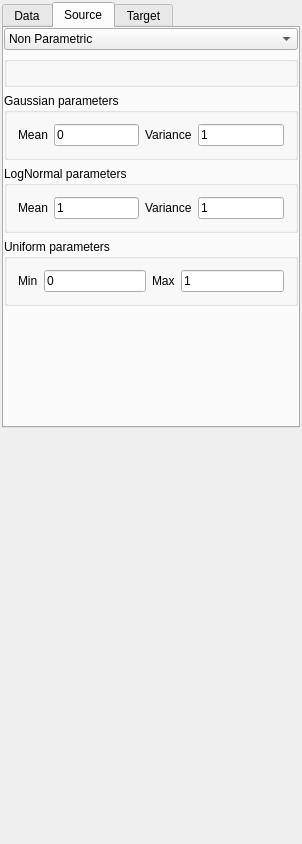
<?xml version="1.0" encoding="UTF-8"?>
<ui version="4.0">
 <class>Trans</class>
 <widget class="QWidget" name="Trans">
  <property name="enabled">
   <bool>true</bool>
  </property>
  <property name="geometry">
   <rect>
    <x>0</x>
    <y>0</y>
    <width>302</width>
    <height>844</height>
   </rect>
  </property>
  <property name="windowTitle">
   <string>Histogram transform</string>
  </property>
  <property name="AlgorithmCategory" stdset="0">
   <string>Utilities</string>
  </property>
  <property name="AlgorithmDescription" stdset="0">
   <string>Histogram transformation</string>
  </property>
  <layout class="QGridLayout">
   <property name="margin">
    <number>2</number>
   </property>
   <item row="1" column="0">
    <spacer>
     <property name="orientation">
      <enum>Qt::Vertical</enum>
     </property>
     <property name="sizeType">
      <enum>QSizePolicy::Expanding</enum>
     </property>
     <property name="sizeHint" stdset="0">
      <size>
       <width>20</width>
       <height>30</height>
      </size>
     </property>
    </spacer>
   </item>
   <item row="0" column="0">
    <widget class="QTabWidget" name="tabWidget5">
     <property name="currentIndex">
      <number>1</number>
     </property>
     <widget class="QWidget" name="tab">
      <attribute name="title">
       <string>Data</string>
      </attribute>
      <layout class="QGridLayout">
       <property name="margin">
        <number>0</number>
       </property>
       <item row="0" column="0">
        <widget class="QGroupBox" name="GroupBox3">
         <property name="title">
          <string>Object Name</string>
         </property>
         <layout class="QGridLayout">
          <property name="margin">
           <number>0</number>
          </property>
          <item row="0" column="0">
           <widget class="GridSelector" name="grid"/>
          </item>
         </layout>
        </widget>
       </item>
       <item row="1" column="0">
        <widget class="GsTLGroupBox" name="gsTLGroupBox5">
         <property name="title">
          <string>Properties</string>
         </property>
         <layout class="QGridLayout">
          <item row="0" column="0">
           <widget class="OrderedPropertySelector" name="props">
            <property name="title">
             <string/>
            </property>
           </widget>
          </item>
          <item row="1" column="0">
           <layout class="QHBoxLayout">
            <property name="margin">
             <number>0</number>
            </property>
            <item>
             <widget class="QLabel" name="textLabel1_3">
              <property name="text">
               <string>Suffix for output</string>
              </property>
              <property name="wordWrap">
               <bool>false</bool>
              </property>
             </widget>
            </item>
            <item>
             <widget class="QLineEdit" name="out_suffix"/>
            </item>
           </layout>
          </item>
         </layout>
        </widget>
       </item>
       <item row="2" column="0">
        <widget class="QRadioButton" name="is_cond">
         <property name="text">
          <string>Local conditioning</string>
         </property>
        </widget>
       </item>
       <item row="3" column="0">
        <widget class="QGroupBox" name="controlBox">
         <property name="enabled">
          <bool>false</bool>
         </property>
         <property name="title">
          <string>Tranformation Control</string>
         </property>
         <layout class="QGridLayout">
          <property name="margin">
           <number>0</number>
          </property>
          <item row="1" column="0">
           <widget class="QLabel" name="textLabel5">
            <property name="text">
             <string>Control Parameter</string>
            </property>
            <property name="wordWrap">
             <bool>false</bool>
            </property>
           </widget>
          </item>
          <item row="0" column="0" colspan="2">
           <widget class="SinglePropertySelector" name="cond_prop">
            <property name="enabled">
             <bool>false</bool>
            </property>
           </widget>
          </item>
          <item row="1" column="1">
           <widget class="QLineEdit" name="weight_factor">
            <property name="text">
             <string>1</string>
            </property>
           </widget>
          </item>
         </layout>
        </widget>
       </item>
       <item row="4" column="0">
        <spacer>
         <property name="orientation">
          <enum>Qt::Vertical</enum>
         </property>
         <property name="sizeType">
          <enum>QSizePolicy::Expanding</enum>
         </property>
         <property name="sizeHint" stdset="0">
          <size>
           <width>20</width>
           <height>150</height>
          </size>
         </property>
        </spacer>
       </item>
      </layout>
     </widget>
     <widget class="QWidget" name="tab">
      <attribute name="title">
       <string>Source</string>
      </attribute>
      <layout class="QGridLayout">
       <property name="margin">
        <number>0</number>
       </property>
       <item row="0" column="0">
        <widget class="QComboBox" name="ref_type_source">
         <item>
          <property name="text">
           <string>Non Parametric</string>
          </property>
         </item>
         <item>
          <property name="text">
           <string>Gaussian</string>
          </property>
         </item>
         <item>
          <property name="text">
           <string>Log Normal</string>
          </property>
         </item>
         <item>
          <property name="text">
           <string>Uniform</string>
          </property>
         </item>
        </widget>
       </item>
       <item row="5" column="0">
        <spacer>
         <property name="orientation">
          <enum>Qt::Vertical</enum>
         </property>
         <property name="sizeType">
          <enum>QSizePolicy::Expanding</enum>
         </property>
         <property name="sizeHint" stdset="0">
          <size>
           <width>20</width>
           <height>20</height>
          </size>
         </property>
        </spacer>
       </item>
       <item row="1" column="0">
        <widget class="GsTLGroupBox" name="nonparamBox_source">
         <property name="title">
          <string/>
         </property>
         <property name="keyword" stdset="0">
          <string>Non Parametric</string>
         </property>
         <property name="displayed" stdset="0">
          <bool>true</bool>
         </property>
         <layout class="QGridLayout">
          <item row="0" column="0">
           <widget class="NonParamCdfInput" name="nonParamCdf_source"/>
          </item>
         </layout>
        </widget>
       </item>
       <item row="2" column="0">
        <widget class="GsTLGroupBox" name="GaussianBox_source">
         <property name="title">
          <string>Gaussian parameters</string>
         </property>
         <property name="keyword" stdset="0">
          <string>Gaussian</string>
         </property>
         <property name="displayed" stdset="0">
          <bool>false</bool>
         </property>
         <layout class="QGridLayout">
          <item row="0" column="0">
           <widget class="QLabel" name="textLabel3">
            <property name="text">
             <string>Mean</string>
            </property>
            <property name="wordWrap">
             <bool>false</bool>
            </property>
           </widget>
          </item>
          <item row="0" column="1">
           <widget class="QLineEdit" name="G_mean_source">
            <property name="text">
             <string>0</string>
            </property>
           </widget>
          </item>
          <item row="0" column="2">
           <widget class="QLabel" name="textLabel4">
            <property name="text">
             <string>Variance</string>
            </property>
            <property name="wordWrap">
             <bool>false</bool>
            </property>
           </widget>
          </item>
          <item row="0" column="3">
           <widget class="QLineEdit" name="G_variance_source">
            <property name="text">
             <string>1</string>
            </property>
           </widget>
          </item>
         </layout>
        </widget>
       </item>
       <item row="3" column="0">
        <widget class="GsTLGroupBox" name="logNormalBox_source">
         <property name="title">
          <string>LogNormal parameters</string>
         </property>
         <property name="keyword" stdset="0">
          <string>Log Normal</string>
         </property>
         <property name="displayed" stdset="0">
          <bool>false</bool>
         </property>
         <layout class="QGridLayout">
          <item row="0" column="0">
           <widget class="QLabel" name="textLabel3_3">
            <property name="text">
             <string>Mean</string>
            </property>
            <property name="wordWrap">
             <bool>false</bool>
            </property>
           </widget>
          </item>
          <item row="0" column="1">
           <widget class="QLineEdit" name="LN_mean_source">
            <property name="text">
             <string>1</string>
            </property>
           </widget>
          </item>
          <item row="0" column="2">
           <widget class="QLabel" name="textLabel4_3">
            <property name="text">
             <string>Variance</string>
            </property>
            <property name="wordWrap">
             <bool>false</bool>
            </property>
           </widget>
          </item>
          <item row="0" column="3">
           <widget class="QLineEdit" name="LN_variance_source">
            <property name="text">
             <string>1</string>
            </property>
           </widget>
          </item>
         </layout>
        </widget>
       </item>
       <item row="4" column="0">
        <widget class="GsTLGroupBox" name="UniformBox_source">
         <property name="title">
          <string>Uniform parameters</string>
         </property>
         <property name="keyword" stdset="0">
          <string>Uniform</string>
         </property>
         <property name="displayed" stdset="0">
          <bool>false</bool>
         </property>
         <layout class="QGridLayout">
          <item row="0" column="0">
           <widget class="QLabel" name="textLabel3_3_4">
            <property name="text">
             <string>Min</string>
            </property>
            <property name="wordWrap">
             <bool>false</bool>
            </property>
           </widget>
          </item>
          <item row="0" column="1">
           <widget class="QLineEdit" name="Unif_min_source">
            <property name="text">
             <string>0</string>
            </property>
           </widget>
          </item>
          <item row="0" column="2">
           <widget class="QLabel" name="textLabel4_3_4">
            <property name="text">
             <string>Max</string>
            </property>
            <property name="wordWrap">
             <bool>false</bool>
            </property>
           </widget>
          </item>
          <item row="0" column="3">
           <widget class="QLineEdit" name="Unif_max_source">
            <property name="text">
             <string>1</string>
            </property>
           </widget>
          </item>
         </layout>
        </widget>
       </item>
      </layout>
     </widget>
     <widget class="QWidget" name="TabPage">
      <attribute name="title">
       <string>Target</string>
      </attribute>
      <layout class="QGridLayout">
       <property name="margin">
        <number>0</number>
       </property>
       <item row="0" column="0">
        <widget class="QComboBox" name="ref_type_target">
         <item>
          <property name="text">
           <string>Gaussian</string>
          </property>
         </item>
         <item>
          <property name="text">
           <string>Non Parametric</string>
          </property>
         </item>
         <item>
          <property name="text">
           <string>Log Normal</string>
          </property>
         </item>
         <item>
          <property name="text">
           <string>Uniform</string>
          </property>
         </item>
        </widget>
       </item>
       <item row="2" column="0">
        <widget class="GsTLGroupBox" name="GaussianBox_target">
         <property name="title">
          <string>Gaussian parameters</string>
         </property>
         <property name="keyword" stdset="0">
          <string>Gaussian</string>
         </property>
         <property name="displayed" stdset="0">
          <bool>true</bool>
         </property>
         <layout class="QGridLayout">
          <item row="0" column="0">
           <widget class="QLabel" name="textLabel3_2">
            <property name="text">
             <string>Mean</string>
            </property>
            <property name="wordWrap">
             <bool>false</bool>
            </property>
           </widget>
          </item>
          <item row="0" column="1">
           <widget class="QLineEdit" name="G_mean_target">
            <property name="text">
             <string>0</string>
            </property>
           </widget>
          </item>
          <item row="0" column="2">
           <widget class="QLabel" name="textLabel4_2">
            <property name="text">
             <string>Variance</string>
            </property>
            <property name="wordWrap">
             <bool>false</bool>
            </property>
           </widget>
          </item>
          <item row="0" column="3">
           <widget class="QLineEdit" name="G_variance_target">
            <property name="text">
             <string>1</string>
            </property>
           </widget>
          </item>
         </layout>
        </widget>
       </item>
       <item row="1" column="0">
        <widget class="GsTLGroupBox" name="nonparamBox_target">
         <property name="title">
          <string/>
         </property>
         <property name="keyword" stdset="0">
          <string>Non Parametric</string>
         </property>
         <property name="displayed" stdset="0">
          <bool>false</bool>
         </property>
         <layout class="QGridLayout">
          <item row="0" column="0">
           <widget class="NonParamCdfInput" name="nonParamCdf_target"/>
          </item>
         </layout>
        </widget>
       </item>
       <item row="3" column="0">
        <widget class="GsTLGroupBox" name="logNormalBox_target">
         <property name="title">
          <string>LogNormal parameters</string>
         </property>
         <property name="keyword" stdset="0">
          <string>Log Normal</string>
         </property>
         <property name="displayed" stdset="0">
          <bool>false</bool>
         </property>
         <layout class="QGridLayout">
          <item row="0" column="0">
           <widget class="QLabel" name="textLabel3_3_2">
            <property name="text">
             <string>Mean</string>
            </property>
            <property name="wordWrap">
             <bool>false</bool>
            </property>
           </widget>
          </item>
          <item row="0" column="1">
           <widget class="QLineEdit" name="LN_mean_target">
            <property name="text">
             <string>1</string>
            </property>
           </widget>
          </item>
          <item row="0" column="2">
           <widget class="QLabel" name="textLabel4_3_2">
            <property name="text">
             <string>Variance</string>
            </property>
            <property name="wordWrap">
             <bool>false</bool>
            </property>
           </widget>
          </item>
          <item row="0" column="3">
           <widget class="QLineEdit" name="LN_variance_target">
            <property name="text">
             <string>1</string>
            </property>
           </widget>
          </item>
         </layout>
        </widget>
       </item>
       <item row="4" column="0">
        <widget class="GsTLGroupBox" name="UniformBox_target">
         <property name="title">
          <string>Uniform parameters</string>
         </property>
         <property name="keyword" stdset="0">
          <string>Uniform</string>
         </property>
         <property name="displayed" stdset="0">
          <bool>false</bool>
         </property>
         <layout class="QGridLayout">
          <item row="0" column="0">
           <widget class="QLabel" name="textLabel3_3_4_2">
            <property name="text">
             <string>Min</string>
            </property>
            <property name="wordWrap">
             <bool>false</bool>
            </property>
           </widget>
          </item>
          <item row="0" column="1">
           <widget class="QLineEdit" name="Unif_min_target">
            <property name="text">
             <string>0</string>
            </property>
           </widget>
          </item>
          <item row="0" column="2">
           <widget class="QLabel" name="textLabel4_3_4_2">
            <property name="text">
             <string>Max</string>
            </property>
            <property name="wordWrap">
             <bool>false</bool>
            </property>
           </widget>
          </item>
          <item row="0" column="3">
           <widget class="QLineEdit" name="Unif_max_target">
            <property name="text">
             <string>1</string>
            </property>
           </widget>
          </item>
         </layout>
        </widget>
       </item>
       <item row="5" column="0">
        <spacer>
         <property name="orientation">
          <enum>Qt::Vertical</enum>
         </property>
         <property name="sizeType">
          <enum>QSizePolicy::Expanding</enum>
         </property>
         <property name="sizeHint" stdset="0">
          <size>
           <width>20</width>
           <height>20</height>
          </size>
         </property>
        </spacer>
       </item>
      </layout>
     </widget>
    </widget>
   </item>
  </layout>
 </widget>
 <layoutdefault spacing="6" margin="11"/>
 <pixmapfunction>qPixmapFromMimeSource</pixmapfunction>
 <customwidgets>
  <customwidget>
   <class>SinglePropertySelector</class>
   <extends>QComboBox</extends>
   <header>GsTLAppli/extra/qtplugins/selectors.h</header>
  </customwidget>
  <customwidget>
   <class>OrderedPropertySelector</class>
   <extends>GsTLGroupBox</extends>
   <header>GsTLAppli/extra/qtplugins/selectors.h</header>
  </customwidget>
  <customwidget>
   <class>GsTLGroupBox</class>
   <extends>QGroupBox</extends>
   <header>GsTLAppli/extra/qtplugins/selectors.h</header>
   <container>1</container>
  </customwidget>
  <customwidget>
   <class>NonParamCdfInput</class>
   <extends>QWidget</extends>
   <header>GsTLAppli/extra/qtplugins/non_param_cdf_input.h</header>
  </customwidget>
  <customwidget>
   <class>GridSelector</class>
   <extends>QWidget</extends>
   <header>GsTLAppli/extra/qtplugins/selectors.h</header>
  </customwidget>
 </customwidgets>
 <includes>
  <include location="local">gridselector.h</include>
  <include location="local">gstlgroupbox.h</include>
  <include location="local">orderedpropertyselector.h</include>
  <include location="local">multipropertyselector.h</include>
  <include location="local">singlepropertyselector.h</include>
  <include location="local">gstlgroupbox.h</include>
  <include location="local">nonparamcdfinput.h</include>
  <include location="local">propertyselector.h</include>
  <include location="local">lowertailcdfinput.h</include>
  <include location="local">uppertailcdfinput.h</include>
  <include location="local">gstlgroupbox.h</include>
  <include location="local">gstlgroupbox.h</include>
  <include location="local">gstlgroupbox.h</include>
  <include location="local">gstlgroupbox.h</include>
  <include location="local">gstlgroupbox.h</include>
  <include location="local">nonparamcdfinput.h</include>
  <include location="local">propertyselector.h</include>
  <include location="local">lowertailcdfinput.h</include>
  <include location="local">uppertailcdfinput.h</include>
  <include location="local">gstlgroupbox.h</include>
  <include location="local">gstlgroupbox.h</include>
 </includes>
 <resources/>
 <connections>
  <connection>
   <sender>grid</sender>
   <signal>activated(QString)</signal>
   <receiver>props</receiver>
   <slot>show_properties(QString)</slot>
   <hints>
    <hint type="sourcelabel">
     <x>20</x>
     <y>20</y>
    </hint>
    <hint type="destinationlabel">
     <x>20</x>
     <y>20</y>
    </hint>
   </hints>
  </connection>
  <connection>
   <sender>is_cond</sender>
   <signal>toggled(bool)</signal>
   <receiver>controlBox</receiver>
   <slot>setEnabled(bool)</slot>
   <hints>
    <hint type="sourcelabel">
     <x>20</x>
     <y>20</y>
    </hint>
    <hint type="destinationlabel">
     <x>20</x>
     <y>20</y>
    </hint>
   </hints>
  </connection>
  <connection>
   <sender>grid</sender>
   <signal>activated(QString)</signal>
   <receiver>cond_prop</receiver>
   <slot>show_properties(QString)</slot>
   <hints>
    <hint type="sourcelabel">
     <x>20</x>
     <y>20</y>
    </hint>
    <hint type="destinationlabel">
     <x>20</x>
     <y>20</y>
    </hint>
   </hints>
  </connection>
  <connection>
   <sender>ref_type_source</sender>
   <signal>activated(QString)</signal>
   <receiver>nonparamBox_source</receiver>
   <slot>setShown(QString)</slot>
   <hints>
    <hint type="sourcelabel">
     <x>20</x>
     <y>20</y>
    </hint>
    <hint type="destinationlabel">
     <x>20</x>
     <y>20</y>
    </hint>
   </hints>
  </connection>
  <connection>
   <sender>ref_type_source</sender>
   <signal>activated(QString)</signal>
   <receiver>GaussianBox_source</receiver>
   <slot>setShown(QString)</slot>
   <hints>
    <hint type="sourcelabel">
     <x>20</x>
     <y>20</y>
    </hint>
    <hint type="destinationlabel">
     <x>20</x>
     <y>20</y>
    </hint>
   </hints>
  </connection>
  <connection>
   <sender>ref_type_target</sender>
   <signal>activated(QString)</signal>
   <receiver>nonparamBox_target</receiver>
   <slot>setShown(QString)</slot>
   <hints>
    <hint type="sourcelabel">
     <x>20</x>
     <y>20</y>
    </hint>
    <hint type="destinationlabel">
     <x>20</x>
     <y>20</y>
    </hint>
   </hints>
  </connection>
  <connection>
   <sender>ref_type_target</sender>
   <signal>activated(QString)</signal>
   <receiver>GaussianBox_target</receiver>
   <slot>setShown(QString)</slot>
   <hints>
    <hint type="sourcelabel">
     <x>20</x>
     <y>20</y>
    </hint>
    <hint type="destinationlabel">
     <x>20</x>
     <y>20</y>
    </hint>
   </hints>
  </connection>
  <connection>
   <sender>is_cond</sender>
   <signal>toggled(bool)</signal>
   <receiver>cond_prop</receiver>
   <slot>setEnabled(bool)</slot>
   <hints>
    <hint type="sourcelabel">
     <x>20</x>
     <y>20</y>
    </hint>
    <hint type="destinationlabel">
     <x>20</x>
     <y>20</y>
    </hint>
   </hints>
  </connection>
  <connection>
   <sender>ref_type_source</sender>
   <signal>activated(QString)</signal>
   <receiver>logNormalBox_source</receiver>
   <slot>setShown(QString)</slot>
   <hints>
    <hint type="sourcelabel">
     <x>20</x>
     <y>20</y>
    </hint>
    <hint type="destinationlabel">
     <x>20</x>
     <y>20</y>
    </hint>
   </hints>
  </connection>
  <connection>
   <sender>ref_type_target</sender>
   <signal>activated(QString)</signal>
   <receiver>logNormalBox_target</receiver>
   <slot>setShown(QString)</slot>
   <hints>
    <hint type="sourcelabel">
     <x>20</x>
     <y>20</y>
    </hint>
    <hint type="destinationlabel">
     <x>20</x>
     <y>20</y>
    </hint>
   </hints>
  </connection>
  <connection>
   <sender>ref_type_source</sender>
   <signal>activated(QString)</signal>
   <receiver>UniformBox_source</receiver>
   <slot>setShown(QString)</slot>
   <hints>
    <hint type="sourcelabel">
     <x>20</x>
     <y>20</y>
    </hint>
    <hint type="destinationlabel">
     <x>20</x>
     <y>20</y>
    </hint>
   </hints>
  </connection>
  <connection>
   <sender>ref_type_target</sender>
   <signal>activated(QString)</signal>
   <receiver>UniformBox_target</receiver>
   <slot>setShown(QString)</slot>
   <hints>
    <hint type="sourcelabel">
     <x>20</x>
     <y>20</y>
    </hint>
    <hint type="destinationlabel">
     <x>20</x>
     <y>20</y>
    </hint>
   </hints>
  </connection>
 </connections>
</ui>
